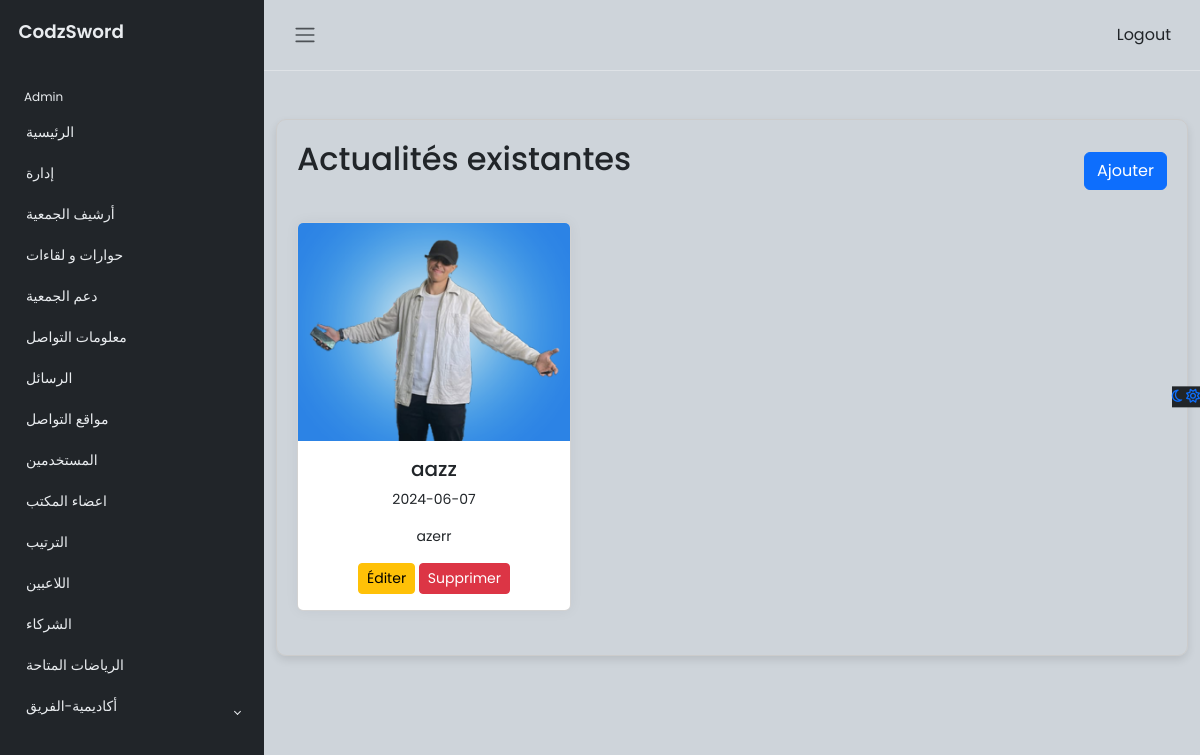
Screenshot of /admin/actualete.php (signed in) with the database file from the repository.
### tables this page shows
CREATE TABLE `news` (
  `id` int(11) NOT NULL,
  `title` varchar(255) NOT NULL,
  `date` date NOT NULL,
  `image` varchar(255) NOT NULL,
  `content` text NOT NULL
);

### admin/actualete.php (the view, shortened to what this page needs)
<?php
$servername = "localhost";
$username = "root";
$password = "";
$dbname = "association";
$conn = new mysqli($servername, $username, $password, $dbname);
$sql = "SELECT id, title, date, image, content FROM news";
$result = $conn->query($sql);
?>
<!DOCTYPE html>
<html lang="fr">
<head>
    <link rel="stylesheet" href="https://stackpath.bootstrapcdn.com/bootstrap/4.5.2/css/bootstrap.min.css">
    <link rel="stylesheet" href="https://cdn.jsdelivr.net/npm/bootstrap@5.3.0-alpha2/dist/css/bootstrap.min.css">
    <link rel="stylesheet" href="css/style.css">
</head>
<body>
<div class="wrapper">
        <aside id="sidebar" class="js-sidebar">
            <div class="h-100">
                <div class="sidebar-logo">
                    <a href="#">CodzSword</a>
                </div>
                <ul class="sidebar-nav">
                    <li class="sidebar-header">
                        Admin
                    </li>
                    <li class="sidebar-item">
                        <a href="index.php" class="sidebar-link">
                            الرئيسية
                        </a>
                    </li>
                    <li class="sidebar-item">
                        <a href="documents.php" class="sidebar-link collapsed">
                            إدارة
                        </a>
                    </li>
                    <li class="sidebar-item">
                        <a href="gallery.php" class="sidebar-link">
                            أرشيف الجمعية
                        </a>
                    </li>
                    <li class="sidebar-item">
                        <a href="actualete.php" class="sidebar-link">
                            حوارات و لقاءات
                        </a>
                    </li>
                    <li class="sidebar-item">
                        <a href="soutenir.php" class="sidebar-link">
                            دعم الجمعية
                        </a>
                    </li>
                    <li class="sidebar-item">
                        <a href="contact.php" class="sidebar-link">
                            معلومات التواصل
                        </a>
                    </li>
                    <li class="sidebar-item">
                        <a href="message.php" class="sidebar-link">
                            الرسائل
                        </a>
                    </li>
                    <li class="sidebar-item">
                        <a href="social.php" class="sidebar-link">
                            مواقع التواصل
                        </a>
                    </li>
                    <li class="sidebar-item">
                        <a href="add_admin.php" class="sidebar-link">
                            المستخدمين
                        </a>
                    </li>
                    <li class="sidebar-item">
                        <a href="admin_members.php" class="sidebar-link">
                            اعضاء المكتب
                        </a>
                    </li>
                    <li class="sidebar-item">
                        <a href="classement.php" class="sidebar-link">
                            الترتيب
                        </a>
                    </li>
                    <li class="sidebar-item">
                        <a href="joueurs.php" class="sidebar-link">
                            اللاعبين
                        </a>
                    </li>
                    <li class="sidebar-item">
                        <a href="sponsor.php" class="sidebar-link">
                            الشركاء
                        </a>
                    </li>
                    <li class="sidebar-item">
                        <a href="type_sport.php" class="sidebar-link">
                            الرياضات المتاحة
                        </a>
                    </li>
                    <li class="sidebar-item">
                        <a href="#" class="sidebar-link collapsed" data-bs-target="#auth" data-bs-toggle="collapse"
                            aria-expanded="false">
                            أكاديمية-الفريق
                        </a>
                    </li>
                </ul>
            </div>
        </aside>
        <div class="main">
            <nav class="navbar navbar-expand px-3 border-bottom">
                <button class="btn" id="sidebar-toggle" type="button">
                    <span class="navbar-toggler-icon"></span>
                </button>
                <div class="navbar-collapse navbar">
                    <ul class="navbar-nav">
                        <li class="nav-item dropdown">
                            <a href="#" data-bs-toggle="dropdown" class="nav-icon pe-md-0">
                                <a href="#" class="btn button">Logout</a>
                            </a>
                        </li>
                    </ul>
                </div>
            </nav>
            <div class="container">
        <div class="news-container mt-5">
            <div class="header">
                <h2 class="mb-4">Actualités existantes</h2>
                <button type="button" class="btn btn-primary" data-toggle="modal" data-target="#addNewsModal">
                    Ajouter
                </button>
            </div>
            <div class="row">
                <?php
                if ($result->num_rows > 0) {
                    while($row = $result->fetch_assoc()) {
                        echo "<div class='col-md-4'>
                                <div class='card mb-4'>
                                    <img src='uploads/image/" . $row['image'] . "' class='card-img-top gallery-image' alt='Actualité'>
                                    <div class='card-body'>
                                        <h5 class='card-title'>" . $row['title'] . "</h5>
                                        <p class='card-text'>" . $row['date'] . "</p>
                                        <p class='card-text'>" . $row['content'] . "</p>
                                        <button class='btn btn-warning btn-sm' data-toggle='modal' data-target='#editNewsModal' data-id='" . $row['id'] . "' data-title='" . $row['title'] . "' data-date='" . $row['date'] . "' data-content='" . $row['content'] . "'>Éditer</button>
                                        <form action='admin.php' method='post' style='display:inline-block;'>
                                            <input type='hidden' name='id' value='" . $row['id'] . "'>
                                            <button type='submit' name='delete_news' class='btn btn-danger btn-sm'>Supprimer</button>
                                        </form>
                                    </div>
                                </div>
                            </div>";
                    }
                } else {
                    echo "<p>Aucune actualité trouvée.</p>";
                }
                ?>
            </div>
        </div>
    </div>
            <a href="#" class="theme-toggle">
                <i class="fa-regular fa-moon"></i>
                <i class="fa-regular fa-sun"></i>
            </a>
        </div>
    </div>
</body>
</html>

### admin/css/style.css (style rules this page uses)
body { font-family: 'Poppins', sans-serif; font-size: 0.875rem; opacity: 1; overflow-y: scroll; margin: 0; }
a { cursor: pointer; text-decoration: none; font-family: 'Poppins', sans-serif; }
li { list-style: none; }
.wrapper { align-items: stretch; display: flex; width: 100%; }
#sidebar { max-width: 264px; min-width: 264px; background: var(--bs-dark); transition: all 0.35s ease-in-out; }
.main { display: flex; flex-direction: column; min-height: 100vh; min-width: 0; overflow: hidden; transition: all 0.35s ease-in-out; width: 100%; background: var(--bs-dark-bg-subtle); }
.sidebar-logo { padding: 1.15rem; }
.sidebar-logo a { color: #e9ecef; font-size: 1.15rem; font-weight: 600; }
.sidebar-nav { list-style: none; margin-bottom: 0; padding-left: 0; margin-left: 0; }
.sidebar-header { color: #e9ecef; font-size: .75rem; padding: 1.5rem 1.5rem .375rem; }
a.sidebar-link { padding: .625rem 1.625rem; color: #e9ecef; position: relative; display: block; font-size: 0.875rem; }
.sidebar-link[data-bs-toggle="collapse"]::after { border: solid; border-width: 0 .075rem .075rem 0; content: ""; display: inline-block; padding: 2px; position: absolute; right: 1.5rem; top: 1.4rem; transform: rotate(-135deg); transition: all .2s ease-out; }
.sidebar-link[data-bs-toggle="collapse"].collapsed::after { transform: rotate(45deg); transition: all .2s ease-out; }
.navbar-expand .navbar-nav { margin-left: auto; }
.card { box-shadow: 0 0 .875rem 0 rgba(34, 46, 60, .05); margin-bottom: 24px; }
.theme-toggle { position: fixed; top: 50%; transform: translateY(-65%); text-align: center; z-index: 10; right: 0; left: auto; border: none; background-color: var(--bs-body-color); }

### admin/actualete.php (style rules this page uses)
.news-container { border: 1px solid #ccc; border-radius: 10px; padding: 20px; box-shadow: 0 4px 8px rgba(0, 0, 0, 0.1); }
.gallery-image { width: 100%; height: auto; }
.card-body { text-align: center; }
.header { display: flex; justify-content: space-between; align-items: center; margin-bottom: 20px; }

### rows the page displays
news: image (picture), title "aazz", date "2024-06-07", content "azerr"
